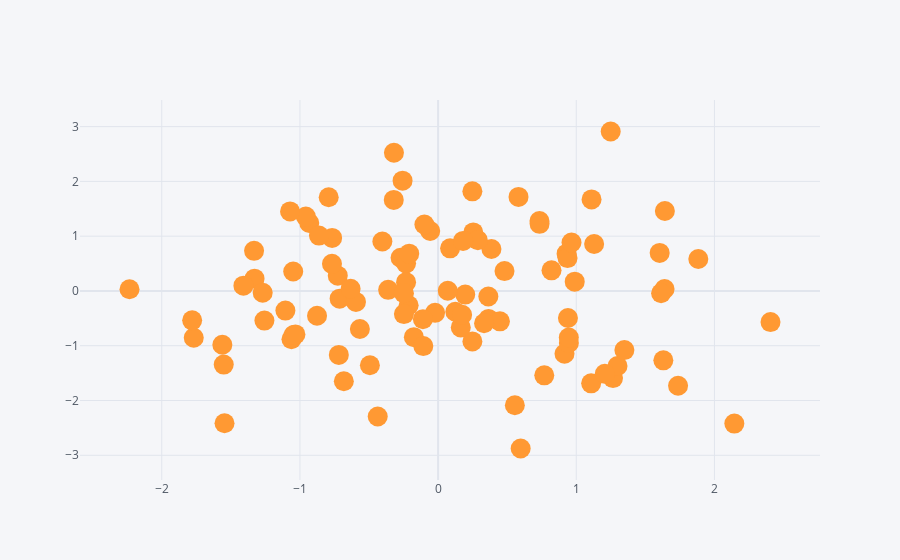

The notebook cell this image was saved under:
### Code cell
df.iplot(kind='scatter',x='A',y='B',mode='markers',size=20)
